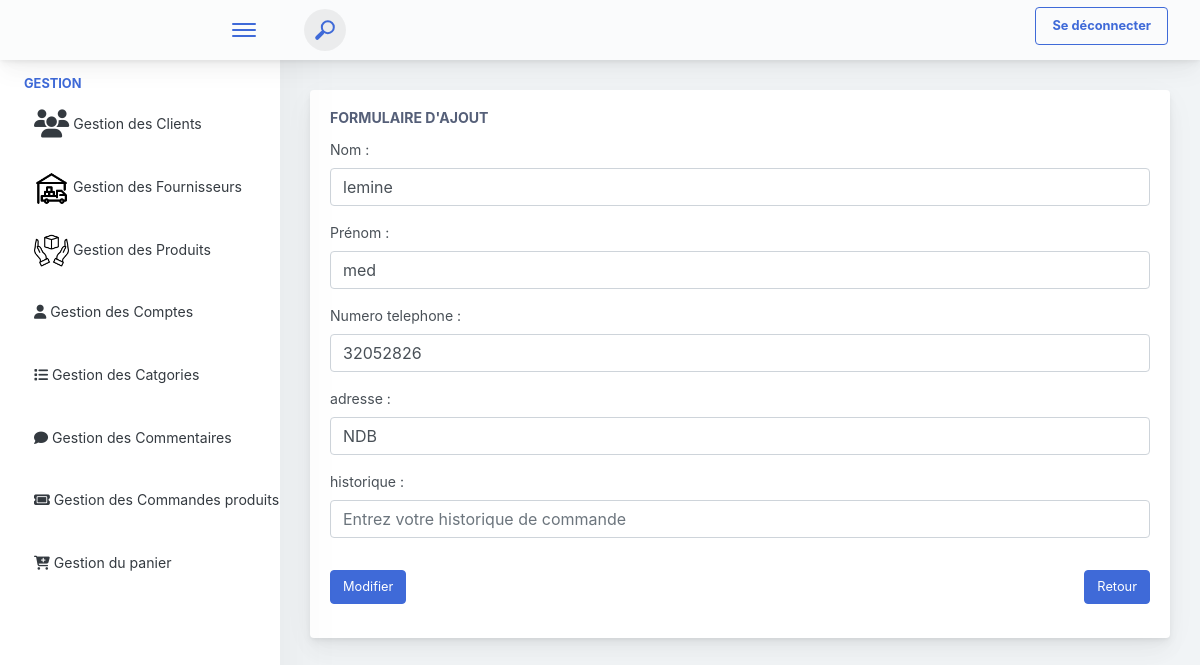
Screenshot of /modifier_client/15 with the database file from the repository.
### produits_app/models.py (models this page shows)
class Client(models.Model):
    id_client = models.AutoField(primary_key=True)
    id_email = models.ForeignKey(Compte, on_delete=models.CASCADE, default=4)
    nom = models.CharField(max_length=100)
    prenom = models.CharField(max_length=100, default='prenom_user')
    num_tel = models.IntegerField(default=0)
    adresse = models.CharField(max_length=100, default='adresse')
    historique = models.ManyToManyField(CommandeProduit,blank=True)

### produits_app/views.py (the view, shortened to what this page needs)
# urls.py: path('modifier_client/<int:id_client>', views.modifier_client, name="modifier_client"),
def modifier_client(request, id_client):
    client = get_object_or_404(Client, id_client=id_client)
    return render(request,"interface_admin/Admin_Client/client_modification.html", {'client': client})

### produits_app/templates/interface_admin/Admin_Client/client_modification.html (shortened to what this page needs)
{% extends 'interface_admin/navbar.html' %}
{% block content %}
<div class="app-main__inner">
    <div class="main-card mb-3 card">
        <div class="card-body">
            <h5 class="card-title">Formulaire d'ajout</h5>
            <form method="post" action="{% url 'modifier_client' client.id_client %}">
                <div class="form-row">
                    <div class="col-md-12">
                        <div class="position-relative form-group">
                            <label>Nom :</label>
                            <input type="text" id="nom" name="nom" placeholder="Entrez votre nom" class="form-control" value="{{client.nom}}" required>
                        </div>
                    </div>
                    <div class="col-md-12">
                        <div class="position-relative form-group">
                            <label>Prénom :</label>
                            <input type="text" id="prenom" name="prenom" placeholder="Entrez votre prénom" class="form-control" value="{{client.prenom}}" required>
                        </div>
                    </div>
                    <div class="col-md-12">
                        <div class="position-relative form-group">
                            <label>Numero telephone :</label>
                            <input type="text" class="form-control" name="num_tel" pattern="^(20|22|42|41|46|48|32|36|38)\d{6}$" placeholder="Entrez le numéro de téléphone" title="Le numéro de téléphone doit commencer par 20,22,42,41,46,48,32,36 ou 38 et être suivi de 6 chiffres." value="{{client.num_tel}}" required>
                        </div>
                    </div>
                    <div class="col-md-12">
                        <div class="position-relative form-group">
                            <label>adresse :</label>
                            <input type="text" id="adresse" name="adresse" placeholder="Entrez votre adresse" class="form-control" value="{{client.adresse}}" required>
                        </div>
                    </div>
                    <div class="col-md-12">
                        <div class="position-relative form-group">
                            <label>historique :</label>
                            <input type="text" id="historique" name="historique" placeholder="Entrez votre historique de commande" class="form-control" >
                        </div>
                    </div>
                </div>
                <div style="display:flex;justify-content:space-between">
                    <button class="mt-3 btn btn-primary">Modifier</button>
                    <a class="mt-3 btn btn-primary" href="{% url 'affiche_client' %}">Retour</a>
                </div>
            </form>
        </div>
    </div>
</div>
{% endblock %}

### rows the page displays
Client: nom "lemine", prenom "med", num_tel "32052826", adresse "NDB"
